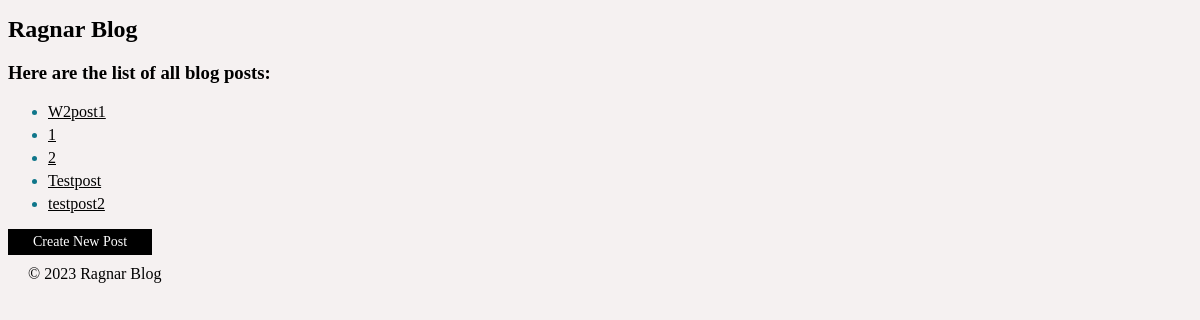
/blog/, run on an earlier commit of the app's database.
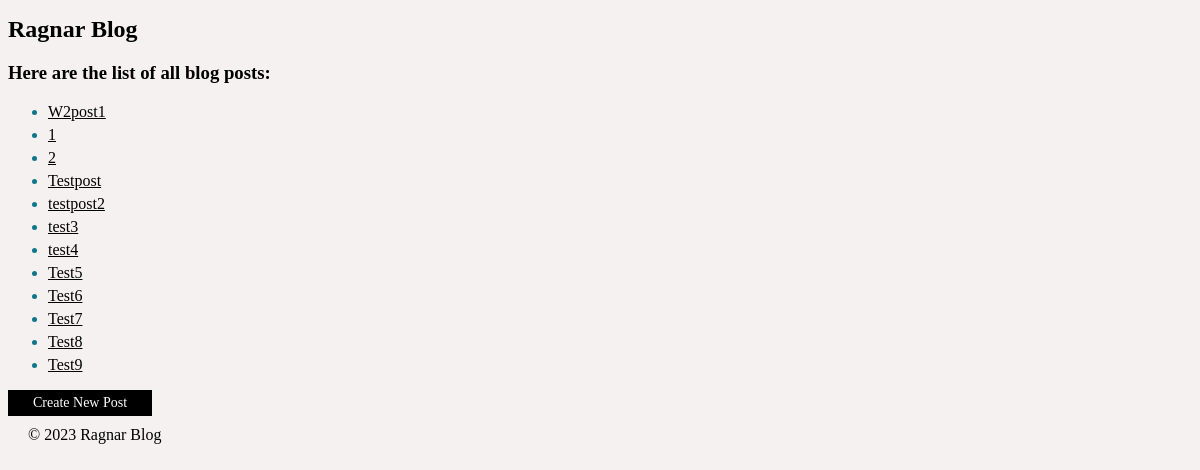
And on a later commit of the database.
### blog/models.py (models this page shows, shortened)
class Post(models.Model):
    title = models.CharField(max_length=200)  # A character field for the post title
    content = models.TextField()  # A text field for the post content.
    created_at = models.DateTimeField(default=timezone.now, editable=False)  # Editable is false, bcs this cannot be editable
    updated_at = models.DateTimeField(auto_now=True)  # automatically updates the date and time when a post is edited.

### blog/views.py (the view)
# urls.py: path('', views.PostListView.as_view(), name='post_list'),
class PostListView(ListView):  # it inherits from ListView class
    model = Post
    template_name = 'blog/post_list.html'
    context_object_name = 'posts'
    paginate_by = 12  # Implement pagination in the list view to display a limited number of posts per page.

### blog/templates/blog/post_list.html
{% extends 'blog/base.html' %}
{% block content %}
<h3>Here are the list of all blog posts: </h3>
<ul>
    {% for post in object_list %}
        <li><a href="{% url 'blog:post_detail' post.pk %}">{{ post.title }}</a></li>
    {% endfor %}
</ul>
<a href="{% url 'blog:post_create' %}" class="search-button">Create New Post</a>
{% endblock %}

### blog/templates/blog/base.html (shortened to what this page needs)
<!DOCTYPE html>
<html lang="en">
<head>
    {% load static %}
    <link rel = "stylesheet" href = "{% static 'style2.css' %}">
</head>
<body>
    <header>
        <h1>Ragnar Blog</h1>
    </header>
    <main>
        {% block content %}
        {% endblock %}
        <br>
    </main>
    <footer>
        &copy; 2023 Ragnar Blog
    </footer>
</body>
</html>

### blog/static/style2.css (style rules this page uses)
ul li { margin-bottom: 5px; color: rgb(15, 118, 138); }
li a { color: rgb(1, 1, 1); }
body { background-image: url('images/background.jpg'); background-size: cover; background-repeat: no-repeat; background-position: left; background-size: 50%; background-color: #f5f1f1; }
h1 { font-size: 1.5em; margin-bottom: 10px; color: rgb(0, 0, 0); }
main { color: rgb(0, 0, 0); }
.search-button { display: inline-block; padding: 2px 24px; margin-right: 10px; font-size: 14px; font-weight: 400; line-height: 1.42857143; text-align: center; white-space: nowrap; vertical-align: middle; cursor: pointer; border: 1px solid transparent; border-radius: 0px; background-color: #000000; color: #ffffff; text-decoration: none; }
footer { color: rgb(0, 0, 0); text-align: left; padding: 10px 20px; }

What changed in the data, as far as the page shows it:
added Post: title "test3"
added Post: title "test4"
added Post: title "Test5"
added Post: title "Test6"
added Post: title "Test7"
added Post: title "Test8"
added Post: title "Test9"
